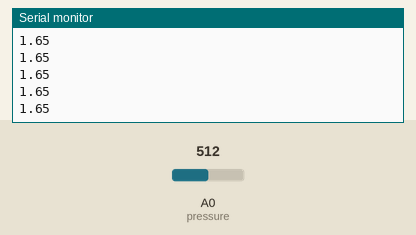
This sketch was run on a simulated Arduino Uno, built with avr-gcc and run on an emulated ATmega328P. Shown: the last lines printed to the serial monitor. The inputs (shaded band) are chosen by the test bench; at power-on: A0 (pressure) = 512.

Above: at 1.2 s.
1.3 s: A0 (pressure) set to 716
At 1.8 s:
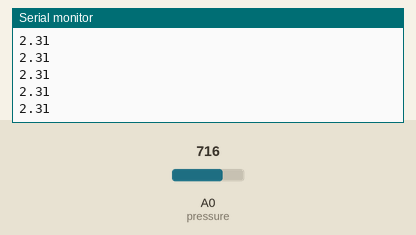
2.8 s: A0 (pressure) set to 900
At 3.4 s:
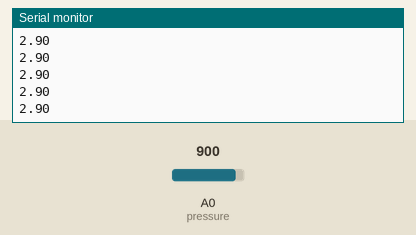
Timing chart, 0 to 5.8 s (numbered marks = the images above; inputs shaded):
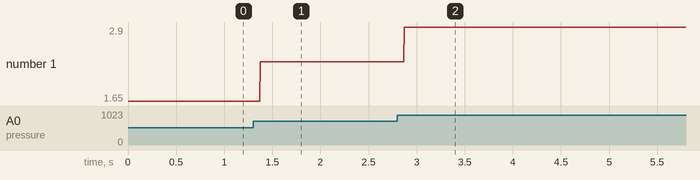

The sketch:

homeautomation.ino
```cpp
int pressure = A0;
float sens;
void setup(){
  pinMode(pressure,INPUT);
  Serial.begin(9600);
  }
void loop(){
  sens = (analogRead(pressure)*3.3)/1024;
  Serial.println(sens);
  }
```

Measured:
- after the input at 1.3 s, the serial monitor: prints a new line after 0.07 s (image 1)
- after the input at 2.8 s, the serial monitor: prints a new line after 0.07 s (image 2)
- plotted number 1: 1.65 → 2.31 after the input at 1.3 s, 2.31 → 2.9 after the input at 2.8 s
